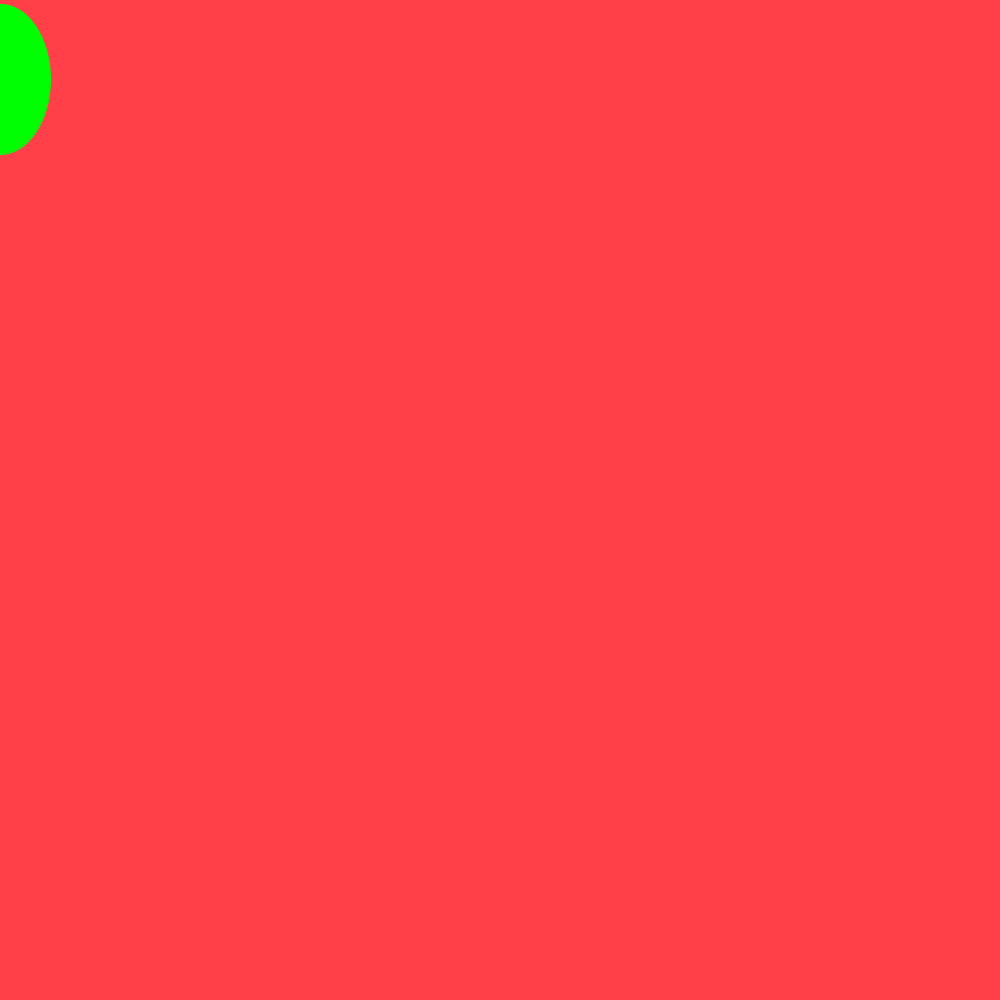
Frame 1 (no input)
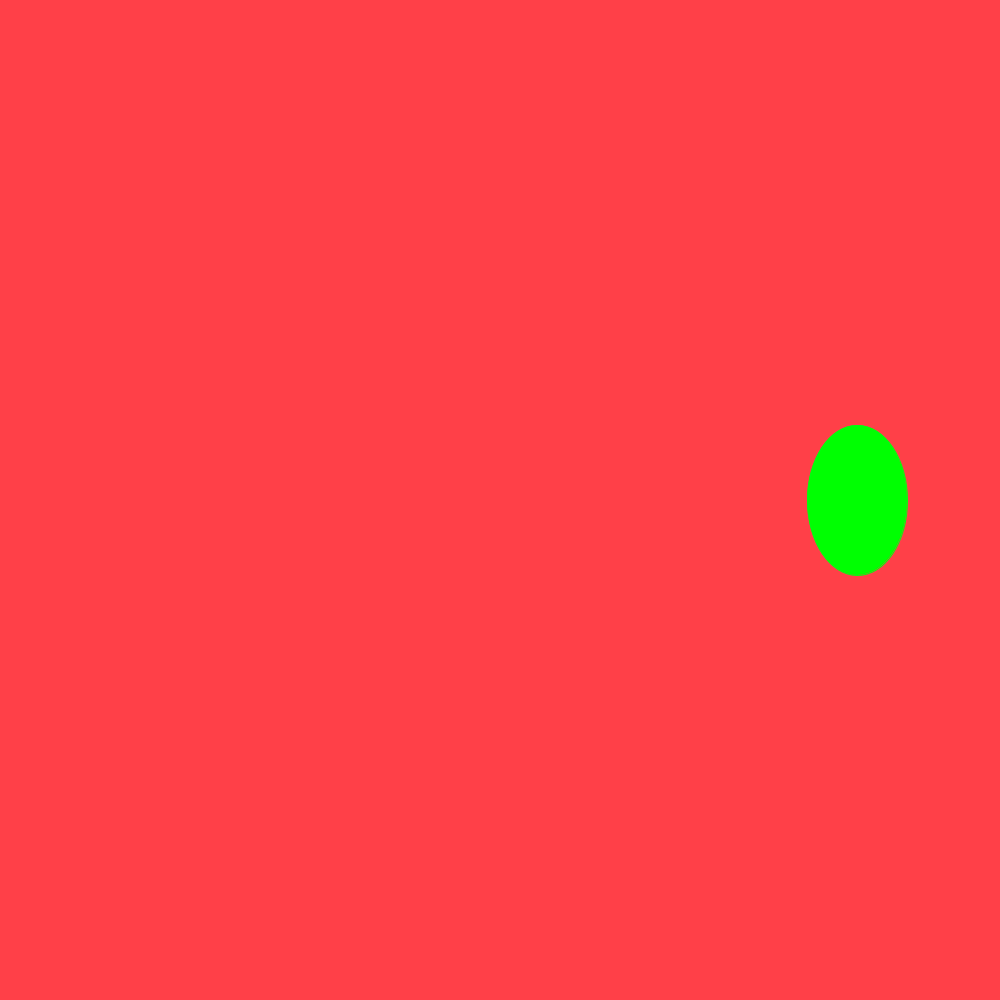
Frame 60 (the mouse pressed at the canvas centre just before this capture)
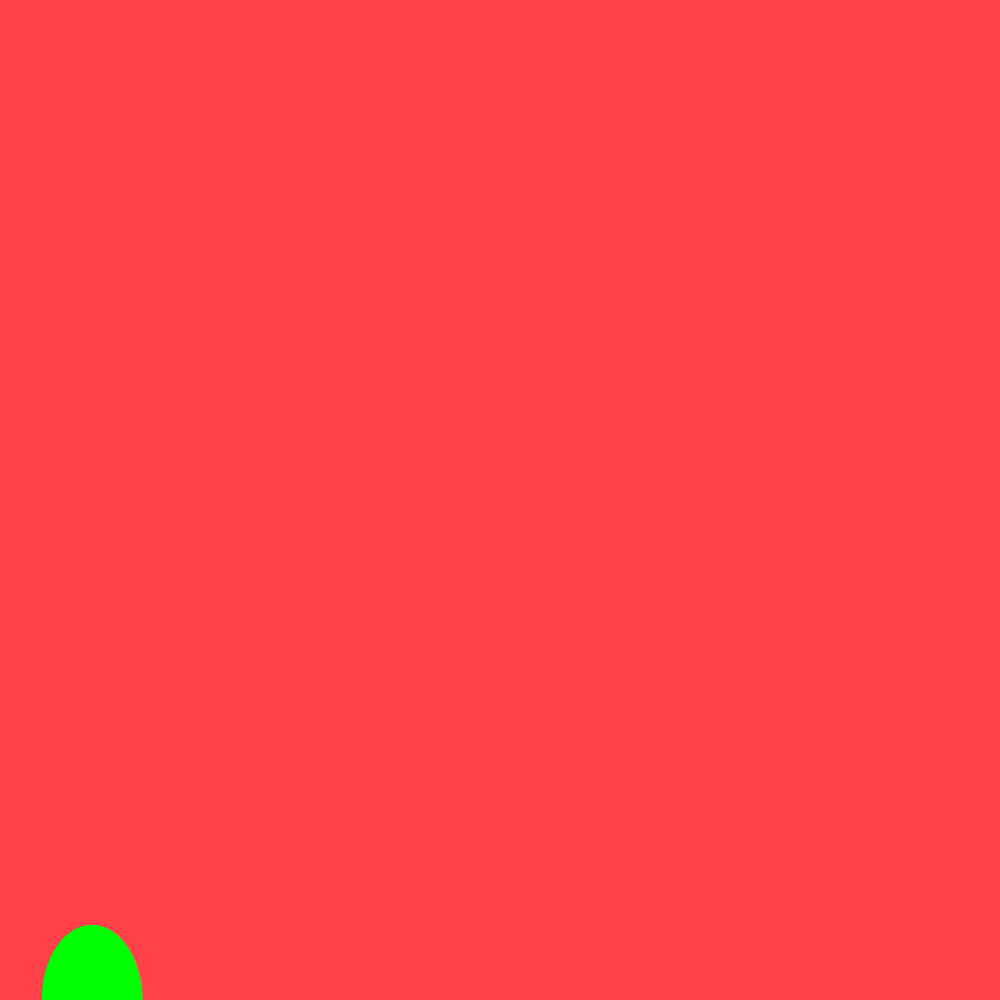
Frame 120 (the mouse held since frame 60 and released just before this capture)

The Processing sketch that drew these frames (run headless with seeded random() and noise(); from frame 60 on, the mouse is pressed at the canvas centre):

// Processing sketch: Acid_rain_game
// ── Acid_rain_game.pde
int randomNumber;
void setup() {
  size (1000,1000);
  
}


void draw() {
  background(255, 64,72);
 fill(0,255,2);
  stroke(0,255,13);
  ellipse(randomNumber,y,100,150);
y+=100;
if (y > 1000){
   y=0;
randomNumber = (int) random(width); 
 }
}
int y = 79;
 
  
